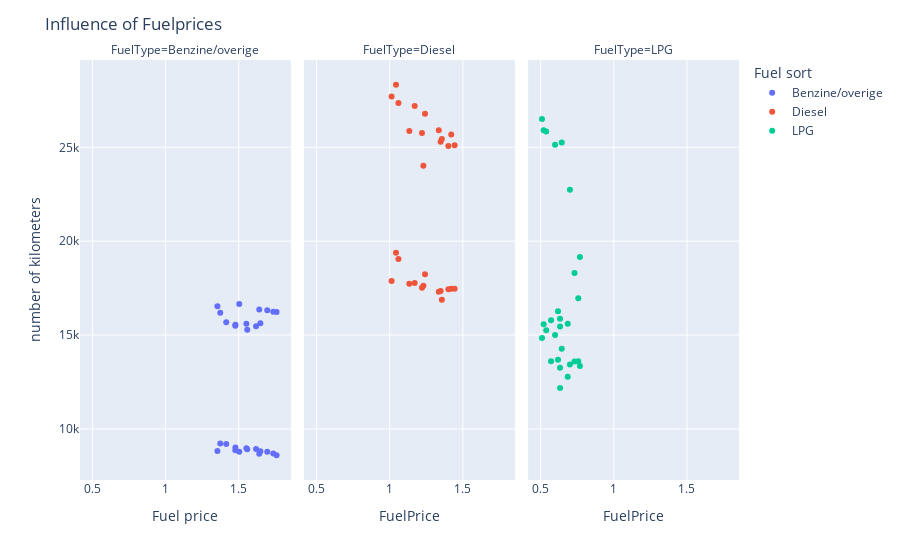

The notebook cell this image was saved under:
### Code cell
#This is a code to create a scatterplot for the different fueltypes

fig2 = px.scatter(df_traffic, x="FuelPrice", y="annual mileage in the Netherlands (km)", color="FuelType", facet_col="FuelType",
       category_orders={"FuelPrice": ["Petrol", "Diesel", "LPG"]})

fig2.update_layout(
    title="Influence of Fuelprices",
    xaxis_title="Fuel price",
    yaxis_title="number of kilometers",
    legend_title="Fuel sort",
)

fig2.show()

### Figure 1 — Plotly figure (JSON) as saved in the notebook; plotly's stock layout.template omitted (floating-point values rounded to 4 significant figures)
{"data": [{"hovertemplate": "FuelType=Benzine/overige<br>FuelPrice=%{x}<br>annual mileage in the Netherlands (km)=%{y}<extra></extra>", "legendgroup": "Benzine/overige", "marker": {"color": "#636efa", "symbol": "circle"}, "mode": "markers", "name": "Benzine/overige", "orientation": "v", "showlegend": true, "type": "scatter", "x": [1.373, 1.414, 1.476, 1.354, 1.503, 1.64, 1.758, 1.736, 1.695, 1.558, 1.477, 1.552, 1.618, 1.647, 1.373, 1.414, 1.476, 1.354, 1.503, 1.64, 1.758, 1.736, 1.695, 1.558, 1.477, 1.552, 1.618, 1.647], "xaxis": "x", "y": [9217, 9191, 8859, 8817, 8786, 8679, 8595, 8682, 8783, 8909, 9005, 8965, 8930, 8810, 16190, 15686, 15493, 16534, 16650, 16361, 16233, 16241, 16314, 15282, 15541, 15606, 15465, 15634], "yaxis": "y"}, {"hovertemplate": "FuelType=Diesel<br>FuelPrice=%{x}<br>annual mileage in the Netherlands (km)=%{y}<extra></extra>", "legendgroup": "Diesel", "marker": {"color": "#EF553B", "symbol": "circle"}, "mode": "markers", "name": "Diesel", "orientation": "v", "showlegend": true, "type": "scatter", "x": [1.043, 1.06, 1.241, 1.013, 1.171, 1.348, 1.444, 1.421, 1.401, 1.23, 1.134, 1.221, 1.335, 1.356, 1.043, 1.06, 1.241, 1.013, 1.171, 1.348, 1.444, 1.421, 1.401, 1.23, 1.134, 1.221, 1.335, 1.356], "xaxis": "x2", "y": [19387, 19046, 18242, 17879, 17768, 17347, 17467, 17463, 17438, 17620, 17728, 17524, 17310, 16878, 28334, 27363, 26788, 27714, 27202, 25300, 25108, 25678, 25069, 24020, 25864, 25760, 25908, 25446], "yaxis": "y2"}, {"hovertemplate": "FuelType=LPG<br>FuelPrice=%{x}<br>annual mileage in the Netherlands (km)=%{y}<extra></extra>", "legendgroup": "LPG", "marker": {"color": "#00cc96", "symbol": "circle"}, "mode": "markers", "name": "LPG", "orientation": "v", "showlegend": true, "type": "scatter", "x": [0.5205, 0.5383, 0.5988, 0.5095, 0.6443, 0.7004, 0.7686, 0.7317, 0.7574, 0.619, 0.5713, 0.6326, 0.6854, 0.633, 0.5205, 0.5383, 0.5988, 0.5095, 0.6443, 0.7004, 0.7686, 0.7317, 0.7574, 0.619, 0.5713, 0.6326, 0.6854, 0.633], "xaxis": "x3", "y": [15578, 15258, 15008, 14837, 14275, 13434, 13355, 13587, 13602, 13686, 13602, 13262, 12780, 12174, 25913, 25847, 25141, 26511, 25253, 22739, 19152, 18303, 16961, 16271, 15788, 15863, 15604, 15455], "yaxis": "y3"}], "layout": {"annotations": [{"font": {}, "showarrow": false, "text": "FuelType=Benzine/overige", "x": 0.16, "xanchor": "center", "xref": "paper", "y": 1, "yanchor": "bottom", "yref": "paper"}, {"font": {}, "showarrow": false, "text": "FuelType=Diesel", "x": 0.5, "xanchor": "center", "xref": "paper", "y": 1, "yanchor": "bottom", "yref": "paper"}, {"font": {}, "showarrow": false, "text": "FuelType=LPG", "x": 0.84, "xanchor": "center", "xref": "paper", "y": 1, "yanchor": "bottom", "yref": "paper"}], "legend": {"title": {"text": "Fuel sort"}, "tracegroupgap": 0}, "margin": {"t": 60}, "title": {"text": "Influence of Fuelprices"}, "xaxis": {"anchor": "y", "categoryarray": ["Petrol", "Diesel", "LPG"], "categoryorder": "array", "domain": [0, 0.32], "title": {"text": "Fuel price"}}, "xaxis2": {"anchor": "y2", "categoryarray": ["Petrol", "Diesel", "LPG"], "categoryorder": "array", "domain": [0.34, 0.66], "matches": "x", "title": {"text": "FuelPrice"}}, "xaxis3": {"anchor": "y3", "categoryarray": ["Petrol", "Diesel", "LPG"], "categoryorder": "array", "domain": [0.68, 1.0], "matches": "x", "title": {"text": "FuelPrice"}}, "yaxis": {"anchor": "x", "domain": [0, 1], "title": {"text": "number of kilometers"}}, "yaxis2": {"anchor": "x2", "domain": [0, 1], "matches": "y", "showticklabels": false}, "yaxis3": {"anchor": "x3", "domain": [0, 1], "matches": "y", "showticklabels": false}}}
